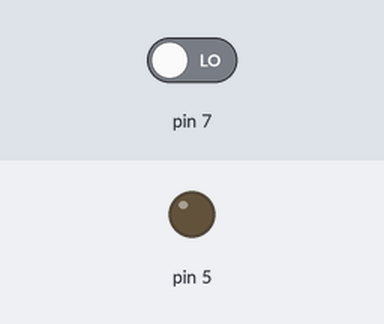
Recording of a sketch running on a simulated Arduino Uno, built with avr-gcc and run on an emulated ATmega328P. Shown: output pins drawn as LEDs (lit = HIGH). The inputs (shaded band) are chosen by the test bench; at power-on: pin 7 LOW.

Above: at 1.2 s.
1.3 s: pin 7 driven HIGH
At 2.5 s:
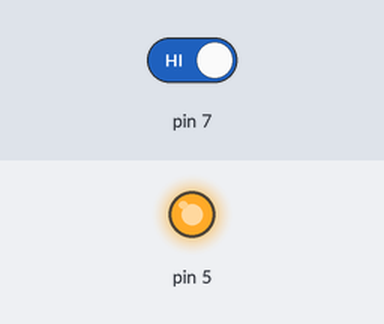
2.8 s: pin 7 driven LOW
At 3.8 s:
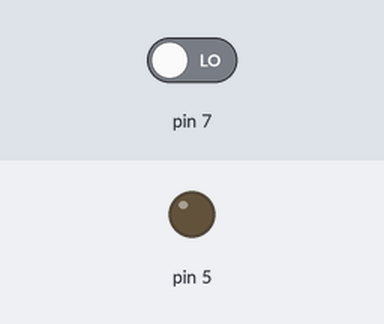
Timing chart, 0 to 5.8 s (numbered marks = the images above; inputs shaded):
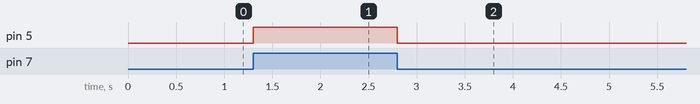

The sketch:

User_Program2_1.ino
```cpp
#include <Led.h>

#include <Button.h>


/*Software 1073 Arduino BoeBots
User Program
Method stubs are pre-made. add your own code to complete the challenge!

Program Task: Have the LED on pin 5 turn on when the button is pressed
Feel free to view the example program within the same folder if you need help!
*/
Led *redLed;
Button *myButton;

void setup(){
 redLed=new Led(5);
 myButton=new Button(7);
// Serial.begin(9600);

}

void loop(){
  if (myButton->isPressed())
  {
//    Serial.println("button pushed");
   redLed->turnOn();
  }
  else
  {
    redLed->turnOff();
//    Serial.print("Off");
  }

}
```

Measured:
- after the input at 1.3 s, pin 5: LOW → HIGH at once
- after the input at 2.8 s, pin 5: HIGH → LOW at once
